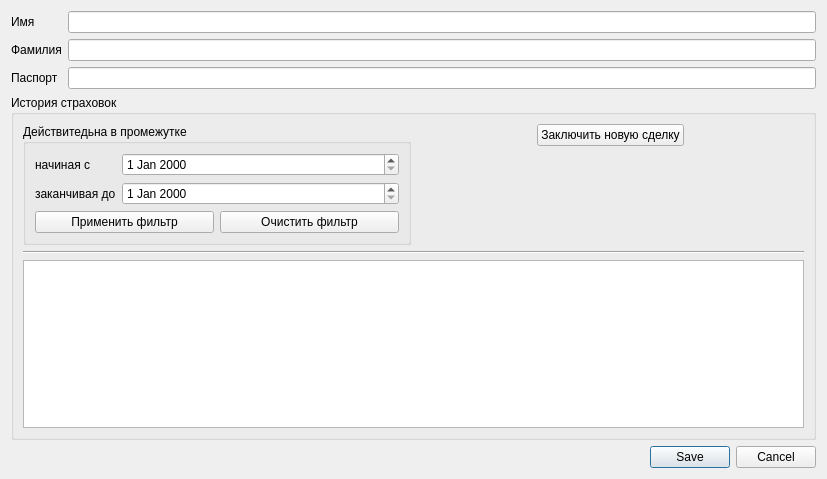
<?xml version="1.0" encoding="UTF-8"?>
<ui version="4.0">
 <class>ClientEdit</class>
 <widget class="QDialog" name="ClientEdit">
  <property name="geometry">
   <rect>
    <x>0</x>
    <y>0</y>
    <width>827</width>
    <height>479</height>
   </rect>
  </property>
  <property name="windowTitle">
   <string>Dialog</string>
  </property>
  <layout class="QVBoxLayout" name="verticalLayout">
   <item>
    <layout class="QFormLayout" name="formLayout">
     <item row="0" column="0">
      <widget class="QLabel" name="label">
       <property name="text">
        <string>Имя</string>
       </property>
      </widget>
     </item>
     <item row="0" column="1">
      <widget class="QLineEdit" name="clientFirstNameEdit"/>
     </item>
     <item row="1" column="0">
      <widget class="QLabel" name="label_2">
       <property name="text">
        <string>Фамилия</string>
       </property>
      </widget>
     </item>
     <item row="1" column="1">
      <widget class="QLineEdit" name="clientLastNameEdit"/>
     </item>
     <item row="2" column="0">
      <widget class="QLabel" name="label_3">
       <property name="text">
        <string>Паспорт</string>
       </property>
      </widget>
     </item>
     <item row="2" column="1">
      <widget class="QLineEdit" name="clientPassportEdit"/>
     </item>
    </layout>
   </item>
   <item>
    <widget class="QGroupBox" name="dealHistory">
     <property name="title">
      <string>История страховок</string>
     </property>
     <layout class="QGridLayout" name="gridLayout">
      <item row="1" column="1">
       <spacer name="verticalSpacer">
        <property name="orientation">
         <enum>Qt::Vertical</enum>
        </property>
        <property name="sizeHint" stdset="0">
         <size>
          <width>20</width>
          <height>40</height>
         </size>
        </property>
       </spacer>
      </item>
      <item row="3" column="0" colspan="2">
       <widget class="QTableView" name="dealView">
        <property name="editTriggers">
         <set>QAbstractItemView::NoEditTriggers</set>
        </property>
       </widget>
      </item>
      <item row="0" column="0" rowspan="2">
       <widget class="QGroupBox" name="groupBox_2">
        <property name="title">
         <string>Действитедьна в промежутке</string>
        </property>
        <layout class="QGridLayout" name="gridLayout_2">
         <item row="0" column="0" colspan="2">
          <layout class="QFormLayout" name="formLayout_2">
           <item row="0" column="0">
            <widget class="QLabel" name="label_5">
             <property name="text">
              <string>начиная с</string>
             </property>
            </widget>
           </item>
           <item row="0" column="1">
            <widget class="QDateEdit" name="dealFilterAfterDate"/>
           </item>
           <item row="1" column="0">
            <widget class="QLabel" name="label_6">
             <property name="text">
              <string>заканчивая до</string>
             </property>
            </widget>
           </item>
           <item row="1" column="1">
            <widget class="QDateEdit" name="dealFilterBeforeDate"/>
           </item>
          </layout>
         </item>
         <item row="1" column="0">
          <widget class="QPushButton" name="filterApply">
           <property name="text">
            <string>Применить фильтр</string>
           </property>
          </widget>
         </item>
         <item row="1" column="1">
          <widget class="QPushButton" name="filterClear">
           <property name="text">
            <string>Очистить фильтр</string>
           </property>
          </widget>
         </item>
        </layout>
       </widget>
      </item>
      <item row="0" column="1" alignment="Qt::AlignHCenter">
       <widget class="QPushButton" name="createNewDealButton">
        <property name="text">
         <string>Заключить новую сделку</string>
        </property>
       </widget>
      </item>
      <item row="2" column="0" colspan="2">
       <widget class="Line" name="line">
        <property name="orientation">
         <enum>Qt::Horizontal</enum>
        </property>
       </widget>
      </item>
     </layout>
    </widget>
   </item>
   <item>
    <widget class="QDialogButtonBox" name="buttonBox">
     <property name="orientation">
      <enum>Qt::Horizontal</enum>
     </property>
     <property name="standardButtons">
      <set>QDialogButtonBox::Cancel|QDialogButtonBox::Save</set>
     </property>
    </widget>
   </item>
  </layout>
 </widget>
 <resources/>
 <connections>
  <connection>
   <sender>buttonBox</sender>
   <signal>rejected()</signal>
   <receiver>ClientEdit</receiver>
   <slot>reject()</slot>
   <hints>
    <hint type="sourcelabel">
     <x>731</x>
     <y>460</y>
    </hint>
    <hint type="destinationlabel">
     <x>711</x>
     <y>481</y>
    </hint>
   </hints>
  </connection>
 </connections>
</ui>
